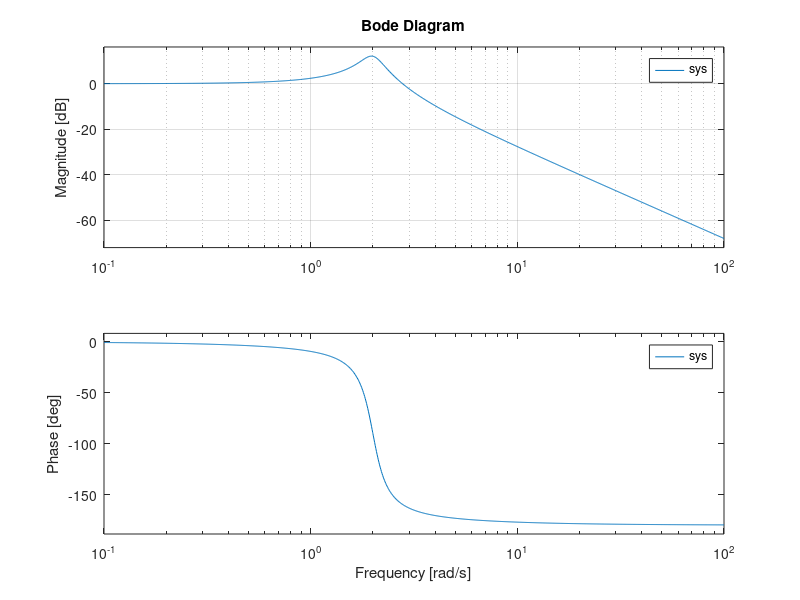

Here is the MATLAB script that generated this plot: (Note: this script raises an error after producing the figure.)
clear; close all; clc

sys = tf(4,[1 0.5 4]);
figure(1)
bode(sys) 
grid
Fh = gcf;                                                 % Handle To Current Figure ( gcf Get handle to current figure)
Kids = Fh.Children;                                         % Children
AxAll = findobj(Kids,'Type','Axes');                        % Handles To Axes
Ax1 = AxAll(1);                                             % First Set Of Axes
LinesAx1 = findobj(Ax1,'Type','Line');                      % Handle To Lines
LinesAx1(2).LineWidth = 5;                                  % Set ‘LineWidth’
Ax2 = AxAll(2);                                             % Second Set Of Axes
LinesAx2 = findobj(Ax2,'Type','Line');                      % Handle To Lines
LinesAx2(2).LineWidth = 5;                                  % Set ‘LineWidth’


sys=tf(4,[1 0.5 4]);
[mag,phase,wout] = bode(sys);
Mag=20*log10(mag(:));Phase=phase(:);
figure(2);semilogx(wout,Mag,'LineWidth',5);grid on;
figure(3);semilogx(wout,Phase,'LineWidth',1);grid on;


